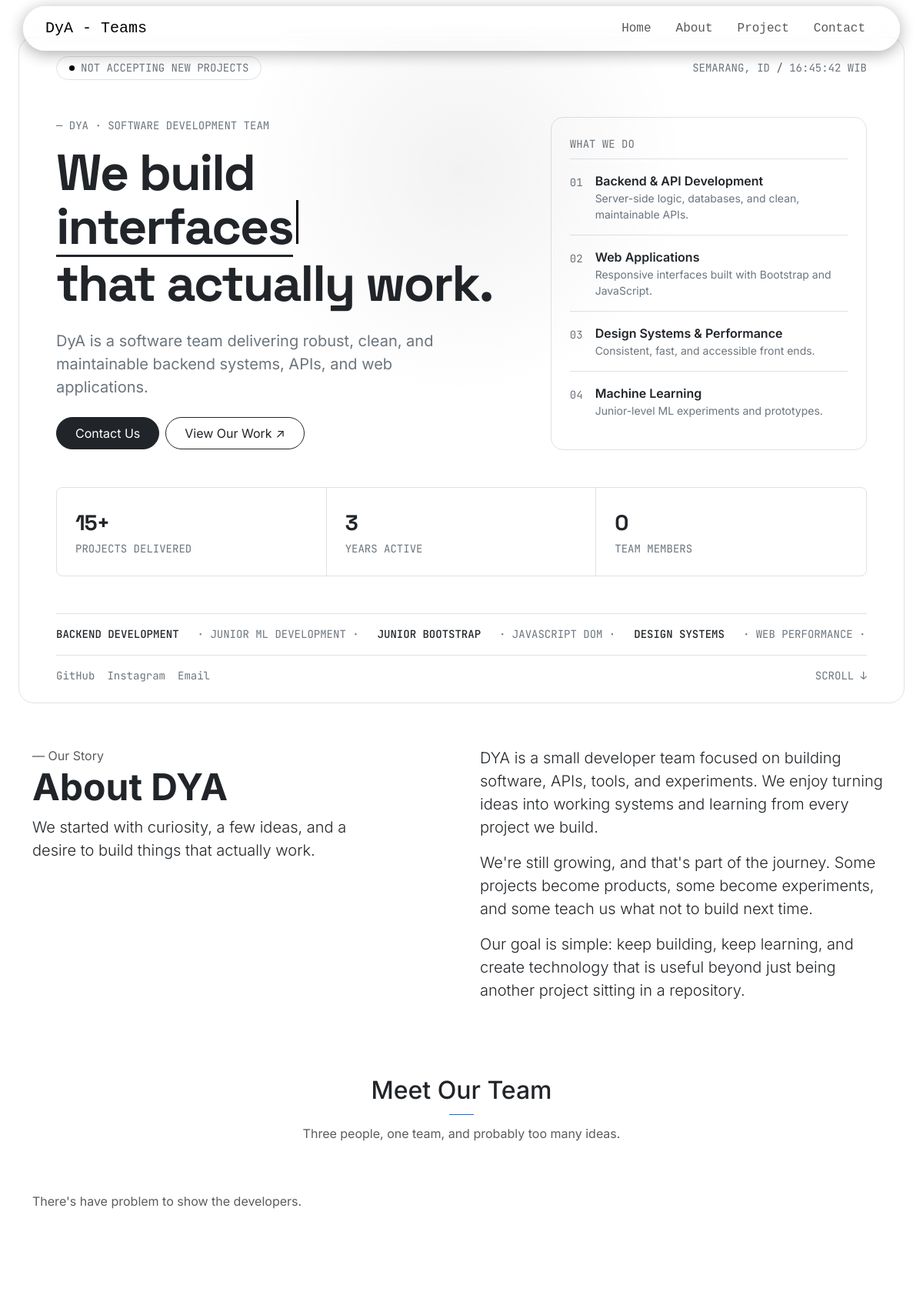
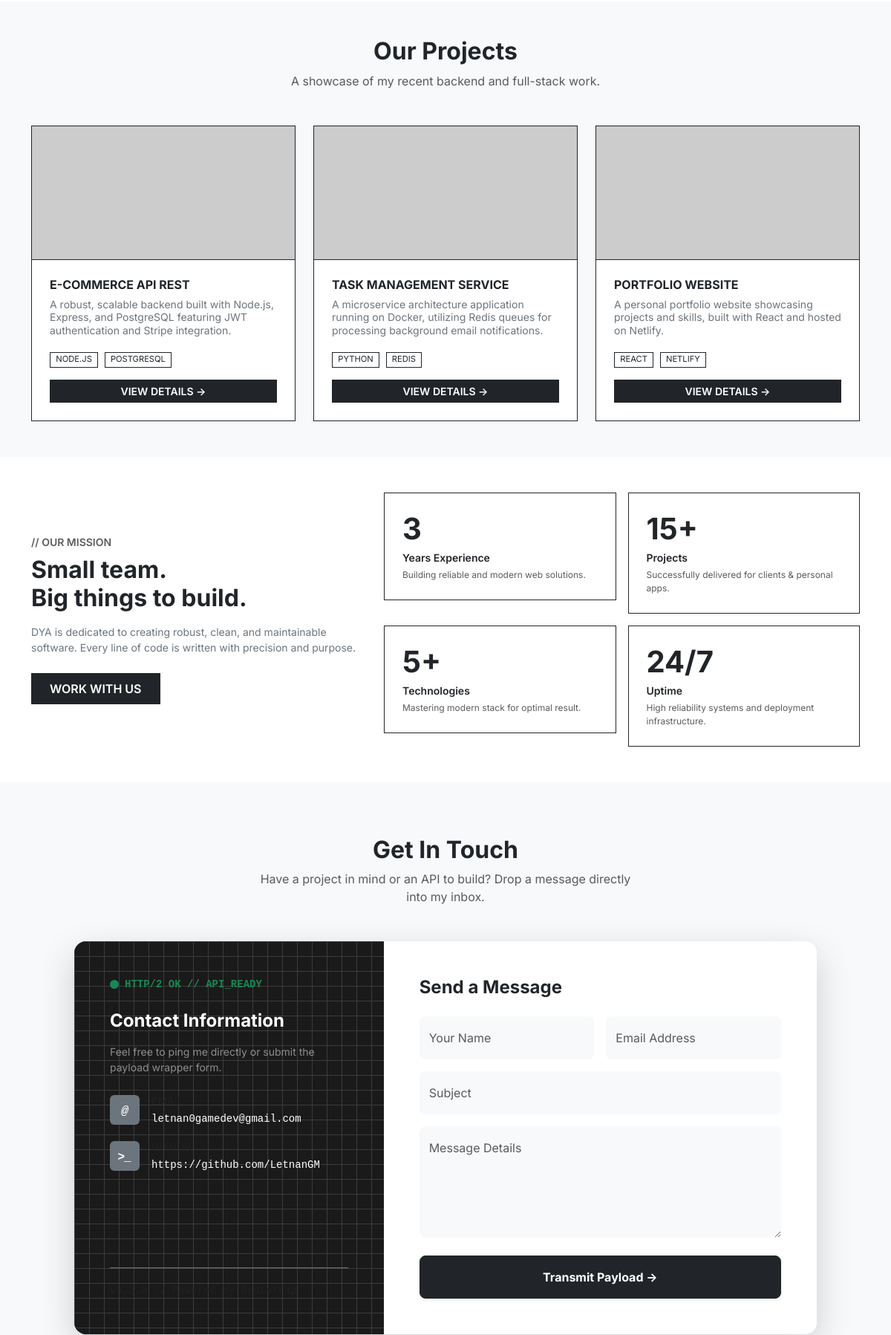
The page / (upper part) on the database its author committed (2 pictures, top to bottom).
### tables this page shows
CREATE TABLE IF NOT EXISTS projects (
    id BIGINT UNSIGNED AUTO_INCREMENT PRIMARY KEY,
    thumb_image VARCHAR(255),
    name VARCHAR(255) NOT NULL,
    description TEXT NOT NULL,
    techstack TEXT NOT NULL,
    linkview VARCHAR(255) NOT NULL,
    author VARCHAR(255) NOT NULL DEFAULT 'DyA Teams',
    created_at TIMESTAMP DEFAULT CURRENT_TIMESTAMP,
    updated_at TIMESTAMP DEFAULT CURRENT_TIMESTAMP ON UPDATE CURRENT_TIMESTAMP
);

### src/helpers.php (called while the page is built, shortened)
<?php
function config(string $key, mixed $default = null): mixed
{
    static $config = null;
    $config ??= require __DIR__ . '/config.php';
    return $config[$key] ?? $default;
}
function e(mixed $value): string
{
    return htmlspecialchars((string) $value, ENT_QUOTES | ENT_SUBSTITUTE, 'UTF-8');
}
function base_path(): string
{
    $dir = str_replace('\\', '/', dirname($_SERVER['SCRIPT_NAME'] ?? '/'));
    return $dir === '/' || $dir === '.' ? '' : rtrim($dir, '/');
}
function url(string $path = ''): string
{
    return base_path() . '/' . ltrim($path, '/');
}
function asset(string $path): string
{
    $path = ltrim($path, '/');
    $file = config('public_dir') . '/assets/' . $path;
    $version = is_file($file) ? '?v=' . filemtime($file) : '';
    return url('assets/' . $path) . $version;
}
function image_src(string $path): string
{
    return preg_match('#^https?://#i', $path) ? $path : asset($path);
}
function shared(?array $set = null): array
{
    static $data = [];
    if ($set !== null) {
        $data = array_merge($data, $set);
    }
    return $data;
}
function partial(string $name, array $vars = []): void
{
    $file = dirname(__DIR__) . '/src/views/' . $name . '.php';
    (static function (string $__file, array $__vars): void{
        extract($__vars, EXTR_SKIP);
        require $__file;
    })($file, array_merge(shared(), $vars));
}
function view(string $name, array $data = []): void
{
    partial($name, $data);
}

### src/views/home.php (called while the page is built, shortened)
<?php
partial('components/project');

### public/index.php (called while the page is built, shortened)
<?php
require dirname(__DIR__) . '/src/bootstrap.php';
view('home');

### src/data/project.php (called while the page is built, shortened)
<?php
require_once __DIR__ . '/../database/koneksi.php';
function getProjects(PDO $db): array
{
    $stmt = $db->query("SELECT thumb_image, name, description, techstack, linkview FROM projects LIMIT 3");
    $projects = $stmt->fetchAll(PDO::FETCH_ASSOC);
    return $projects;
}
return getProjects($db);

### src/bootstrap.php (called while the page is built, shortened)
<?php
require __DIR__ . '/helpers.php';
shared([
    'site' => require __DIR__ . '/data/site.php',
    'teams' => require __DIR__ . '/data/team.php',
    'projects' => require __DIR__ . '/data/project.php',
    'members' => require __DIR__ . '/data/member.php',
]);

### src/views/partials/project_card.php (the view)
<div class="col">
  <div class="card h-100 bg-white border border-dark rounded-0">
    <img
      src="<?= e(image_src($project['thumb_image'])) ?>"
      class="card-img-top rounded-0 border-bottom border-dark"
      alt="<?= e($project['name']) ?>"
      loading="lazy"
      style="filter: grayscale(100%); object-fit: cover; height: 180px"
    />
    <div class="card-body d-flex flex-column p-4">
      <h5
        class="card-title fw-bold text-dark text-uppercase fs-6 tracking-wide mb-2"
      >
        <?= e($project['name']) ?>
      </h5>
      <p class="card-text text-secondary small flex-grow-1 lh-sm mb-3">
        <?= e($project['description']) ?>
      </p>
      <div class="mb-3">
        <?php foreach ($project['techstack'] ?? [] as $tech) : ?>
        <span
          class="badge bg-transparent border border-dark text-dark rounded-0 me-1 fw-normal text-uppercase"
          style="font-size: 0.7rem"
        >
          <?= e($tech) ?>
        </span>
        <?php endforeach; ?>
      </div>
      <a
        href="<?= e($project['linkview']) ?>"
        class="btn btn-dark btn-sm rounded-0 mt-auto w-100 fw-semibold text-uppercase tracking-wider"
        >View Details &rarr;</a
      >
    </div>
  </div>
</div>

### src/views/components/project.php
<section id="projects" class="py-5 mt-lg-5 bg-light">
  <div class="container">
    <div class="text-center mb-5">
      <h2 class="fw-bold">Our Projects</h2>
      <p class="text-muted">
        A showcase of my recent backend and full-stack work.
      </p>
    </div>
    <div class="row row-cols-1 row-cols-md-2 row-cols-lg-3 g-4">
      <?php if (!empty($projects)) : ?>
        <?php foreach ($projects as $project) : ?>
          <?php partial('partials/project_card', ['project' => $project]); ?>
        <?php endforeach; ?>
      <?php else : ?>
        <p class="text-muted">There's no project on this page..</p>
      <?php endif; ?>
    </div>
  </div>
</section>

### rows shown on the page
projects: name "E-COMMERCE API REST", description "A robust, scalable backend built with Node.js, Express, and PostgreSQL featuring JWT authentication and Stripe integration.", tech "NODE.JS", tech "POSTGRESQL"
projects: name "TASK MANAGEMENT SERVICE", description "A microservice architecture application running on Docker, utilizing Redis queues for processing background email notifications.", tech "PYTHON", tech "REDIS"
projects: name "PORTFOLIO WEBSITE", description "A personal portfolio website showcasing projects and skills, built with React and hosted on Netlify.", tech "REACT", tech "NETLIFY"

### other values the page prints
$site['name'] "DyA - Teams"
$site['companyName'] "DYA"
$site['companyName'] "DyA"
$title "Backend & API Development"
$desc "Server-side logic, databases, and clean, maintainable APIs."
$title "Web Applications"
$desc "Responsive interfaces built with Bootstrap and JavaScript."
$title "Design Systems & Performance"
$desc "Consistent, fast, and accessible front ends."
$title "Machine Learning"
$desc "Junior-level ML experiments and prototypes."
$value "15+"
$label "PROJECTS DELIVERED"
$value "3"
$label "YEARS ACTIVE"
